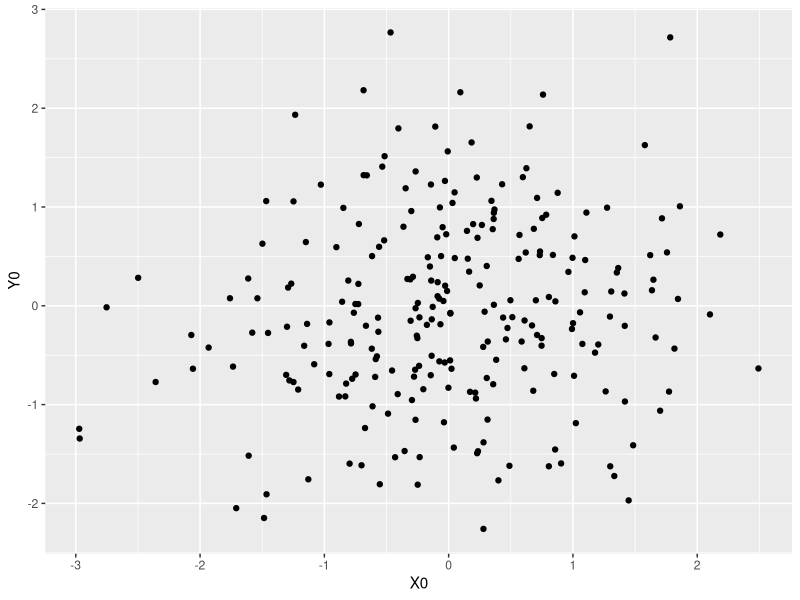
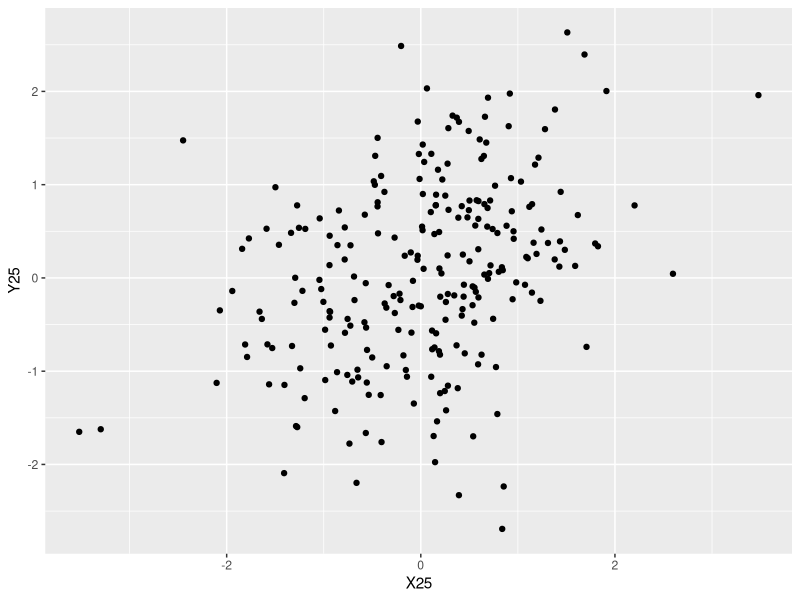
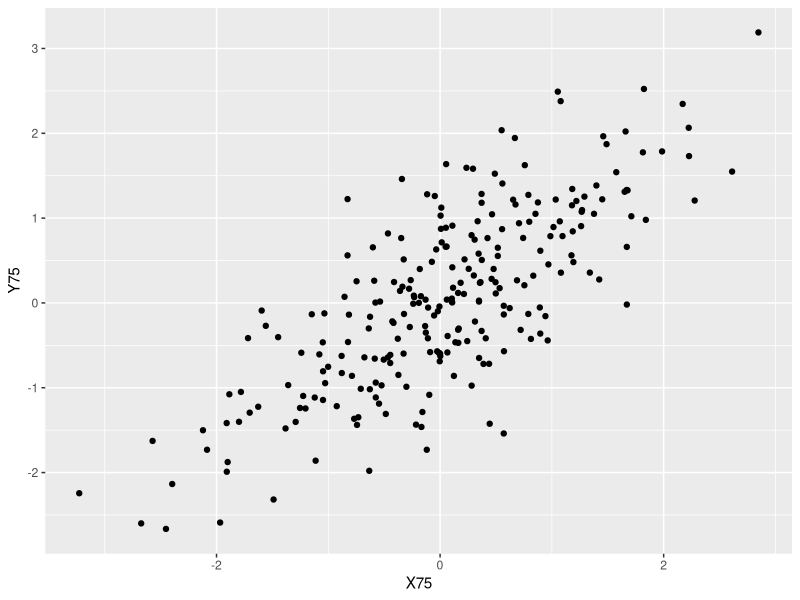
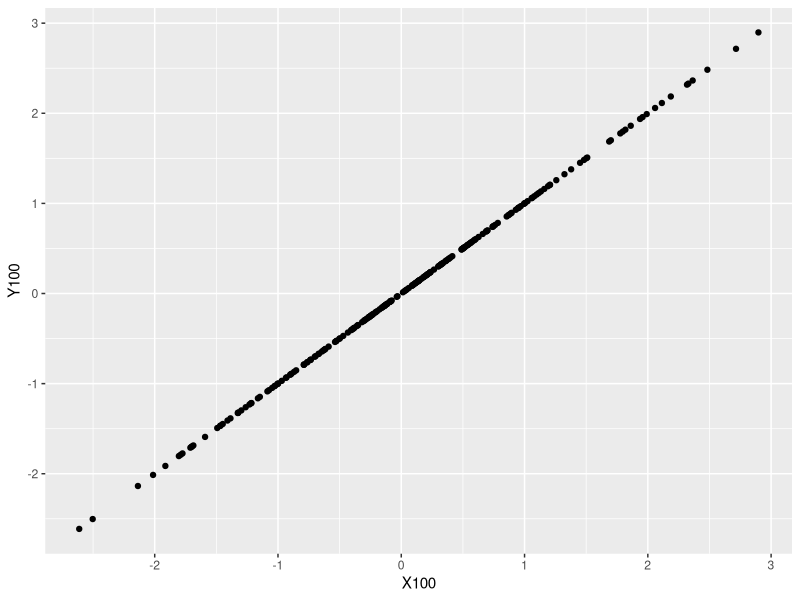

R code for these plots, in order:
# Prepare data for illustrative covariances plot
library(MASS)
library(dplyr)
library(readr)
library(ggplot2)

random_bivariate_std_normal <- function(correlation, sample_size=250) {
  
  mu <- c(0, 0)
  
  Sigma <- matrix(c(
    1, correlation,
    correlation, 1
  ), nrow=2)
  
  sample <- mvrnorm(mu, Sigma, n=sample_size)
  colnames(sample) <- c(sprintf("X%d", correlation*100), sprintf("Y%d",correlation*100))
  as_tibble(sample)
}

samples <- 
  random_bivariate_std_normal(0.0) %>% 
  bind_cols(
    random_bivariate_std_normal(0.25)
  ) %>% 
  bind_cols(
    random_bivariate_std_normal(0.75)
  ) %>% 
  bind_cols(
    random_bivariate_std_normal(1.0)
  )

samples %>% 
  ggplot(aes(X0, Y0)) + 
  geom_point()

samples %>% 
  ggplot(aes(X25, Y25)) + 
  geom_point()

samples %>% 
  ggplot(aes(X75, Y75)) + 
  geom_point()

samples %>% 
  ggplot(aes(X100, Y100)) + 
  geom_point()

samples %>% 
  write_csv("covariance_plot_random_samples.csv")

